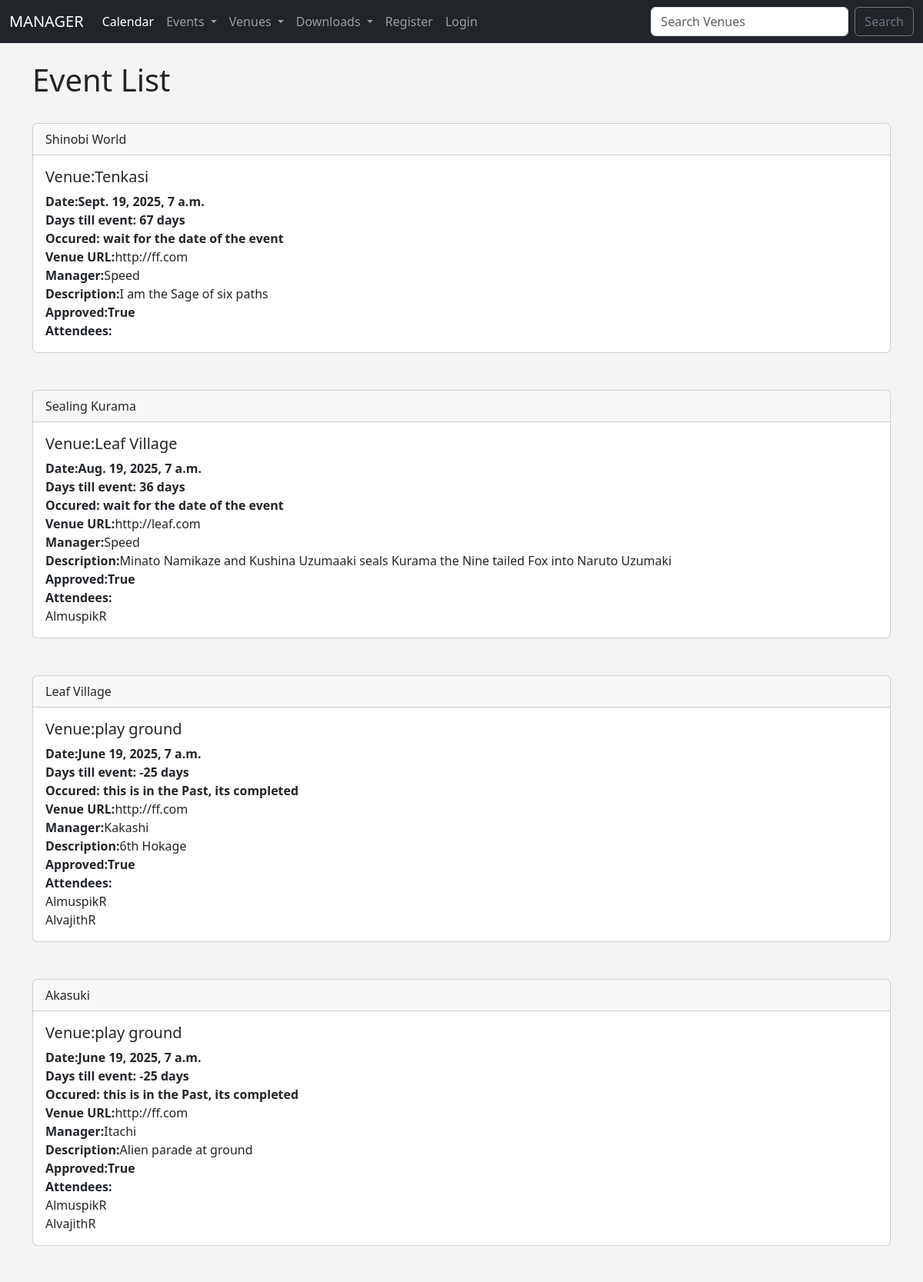
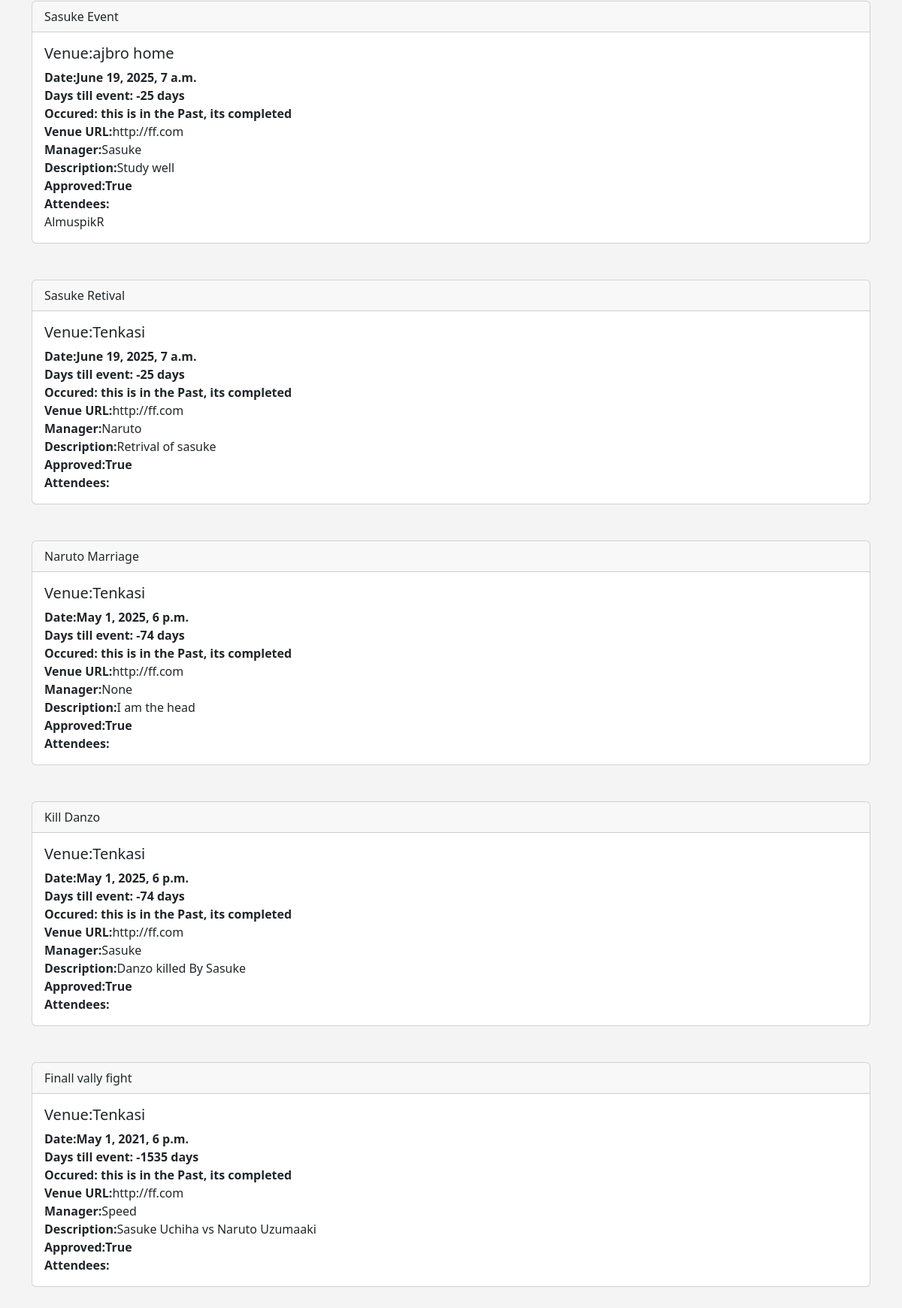
The app's page /events with its own data (2 pictures, top to bottom).
### events/models.py (models this page shows, shortened)
class Event(models.Model):
    name = models.CharField('Event Name', max_length=120)
    event_date = models.DateTimeField('event date')
    venue = models.ForeignKey(Venue, blank=True, null=True, on_delete=models.CASCADE)
    manager =models.ForeignKey(User, blank=True, null= True, on_delete=models.SET_NULL)
    description = models.TextField(blank=True)
    attendees = models.ManyToManyField(MyClubUser, blank=True)
    approved = models.BooleanField("Approved", default = False)
    @property
    def days_till(self):
        today = date.today()
        days_till = self.event_date.date() - today
        days_till_stripped = str(days_till).split(",", 1)[0]
        return days_till_stripped
    @property
    def is_past(self):
        today = date.today()
        if self.event_date.date() < today:
            thing = "this is in the Past, its completed"
        else:
            thing = "wait for the date of the event"
        return thing

class Venue(models.Model):
    name = models.CharField('venue name', max_length=120)
    address = models.CharField(max_length=300)
    zip_code =models.CharField('zip code',max_length=15)
    phone = models.CharField('phone',max_length=15, blank= True)
    web = models.URLField('web address', blank= True)
    email_address = models.EmailField('Email', blank= True)
    owner = models.IntegerField("Venue Owner", blank = False, default = 1)
    venue_image = models.ImageField(null = True, blank=True, upload_to = "images/")
    def __str__(self):
        return self.name

class MyClubUser(models.Model):
    firstname = models.CharField( max_length=30)
    lastname = models.CharField(max_length=30)
    email = models. EmailField( 'User Email' )
    def __str__(self):
        return self.firstname + '' +self.lastname

### events/views.py (the view)
# urls.py: path('events', views.all_events,name="list-events"),
def all_events(request):
    events_list= Event.objects.all().order_by('-event_date')
    return render(request, 'events_list.html',{'events_list':events_list})

### events/templates/events_list.html (shortened to what this page needs)
{% extends 'base.html' %}
{% block content %}
    <h1>Event List</h1> <br>
    {% for event in events_list %}
            <div class="card">
                <div class="card-header">
                    {{ event.name}}
                </div>
                <div class="card-body">
                <h5 class="card-title">Venue:{{ event.venue}}</h5>
                <p class="card-text">
                    <strong> Date:{{ event.event_date}}</strong><br> </strong>
                        <strong>Days till event: {{ event.days_till }}</strong><br>
                        <strong>Occured: {{ event.is_past }}</strong><br>
                    <strong>Venue URL:</strong>{{ event.venue.web}} <br>
                        <strong>Manager:</strong>{{ event.manager}} <br>
                        <strong>Description:</strong>{{ event.description}} <br>
                        <strong>Approved:{{ event.approved }}</strong> <br>
                        <strong>Attendees:</strong> <br>
                        {% for user in event.attendees.all %}
                    {{ user }} <br>
                        {% endfor %}
                </p></div>
        </div>
    <br> <br>
    {% endfor %}
{% endblock %}

### events/templates/base.html (shortened to what this page needs)
<!DOCTYPE html>
<html lang="en">
<head>
    <link href="https://cdn.jsdelivr.net/npm/bootstrap@5.3.7/dist/css/bootstrap.min.css" rel="stylesheet">
</head>
<body>
    {% include 'navbar.html' %}
    <br>
    <div class="container">
        {% block content %}
        {% endblock %}
    </div>
</body>
</html>

### events/templates/navbar.html (shortened to what this page needs)
<nav class="navbar navbar-expand-lg navbar-dark bg-dark">
    <div class="container-fluid">
      <a class="navbar-brand" href="{% url 'home' %}">MANAGER</a>
      <div class="collapse navbar-collapse" id="navbarSupportedContent">
        <ul class="navbar-nav me-auto mb-2 mb-lg-0">
          <li class="nav-item">
            <a class="nav-link active"  href="{% url 'home' '2025' 'June' %}">Calendar</a>
          </li>
          <li class="nav-item dropdown">
            <a class="nav-link dropdown-toggle" href="#" role="button" data-bs-toggle="dropdown" aria-expanded="false">
              Events
            </a>
            </li>
            </ul>
          <li class="nav-item dropdown">
            <a class="nav-link dropdown-toggle" href="#" role="button" data-bs-toggle="dropdown" aria-expanded="false">
       Venues
            </a>
            </li>
        <li class="nav-item dropdown">
          <a class="nav-link dropdown-toggle" href="#" role="button" data-bs-toggle="dropdown" aria-expanded="false">
            Downloads
          </a>
        </li>
         {% if user.is_authenticated %}
         {% if user.is_superuser %}
         <a class="nav-link" href="{% url 'admin_approval' %}">Admin</a>
         {% endif %}
         <li class="nav-item">
          <a class="nav-link" href="{% url 'logout' %}">Logout</a>
         </li>
         {% else %}
         <li class="nav-item">
          <a class="nav-link" href="{% url 'register' %}">Register</a>
        </li>
        <li class="nav-item">
          <a class="nav-link" href="{% url 'login' %}">Login</a>
        </li>{% endif %}
        <form class="d-flex" method = POST action="{% url 'search-venues' %}">
          <input class="form-control me-2" type="search" placeholder="Search Venues" aria-label="Search" name="searched" />
          <button class="btn btn-outline-secondary " type="submit">Search</button>
        </form>
      </div>
    </div>
  </nav>

### events/templates/base.html (style rules this page uses)
body { background:#f4f4f4; }

### records on screen
Event: name "Shinobi World", venue "Tenkasi", event_date "Sept. 19, 2025, 7 a.m.", days_till "67 days", is_past "wait for the date of the event", venue.web "http://ff.com", manager "Speed", description "I am the Sage of six paths", approved "True"
Event: name "Sealing Kurama", venue "Leaf Village", event_date "Aug. 19, 2025, 7 a.m.", days_till "36 days", is_past "wait for the date of the event", venue.web "http://leaf.com", manager "Speed", description "Minato Namikaze and Kushina Uzumaaki seals Kurama the Nine tailed Fox into Naruto Uzumaki", approved "True"
MyClubUser: firstname+lastname "AlmuspikR"
Event: name "Leaf Village", venue "play ground", event_date "June 19, 2025, 7 a.m.", days_till "-25 days", is_past "this is in the Past, its completed", venue.web "http://ff.com", manager "Kakashi", description "6th Hokage", approved "True"
MyClubUser: firstname+lastname "AlvajithR"
Event: name "Akasuki", venue "play ground", event_date "June 19, 2025, 7 a.m.", days_till "-25 days", is_past "this is in the Past, its completed", venue.web "http://ff.com", manager "Itachi", description "Alien parade at ground", approved "True"
Event: name "Sasuke Event", venue "ajbro home", event_date "June 19, 2025, 7 a.m.", days_till "-25 days", is_past "this is in the Past, its completed", venue.web "http://ff.com", manager "Sasuke", description "Study well", approved "True"
Event: name "Sasuke Retival", venue "Tenkasi", event_date "June 19, 2025, 7 a.m.", days_till "-25 days", is_past "this is in the Past, its completed", venue.web "http://ff.com", manager "Naruto", description "Retrival of sasuke", approved "True"
Event: name "Naruto Marriage", venue "Tenkasi", event_date "May 1, 2025, 6 p.m.", days_till "-74 days", is_past "this is in the Past, its completed", venue.web "http://ff.com", manager "None", description "I am the head", approved "True"
Event: name "Kill Danzo", venue "Tenkasi", event_date "May 1, 2025, 6 p.m.", days_till "-74 days", is_past "this is in the Past, its completed", venue.web "http://ff.com", manager "Sasuke", description "Danzo killed By Sasuke", approved "True"
Event: name "Finall vally fight", venue "Tenkasi", event_date "May 1, 2021, 6 p.m.", days_till "-1535 days", is_past "this is in the Past, its completed", venue.web "http://ff.com", manager "Speed", description "Sasuke Uchiha vs Naruto Uzumaaki", approved "True"
